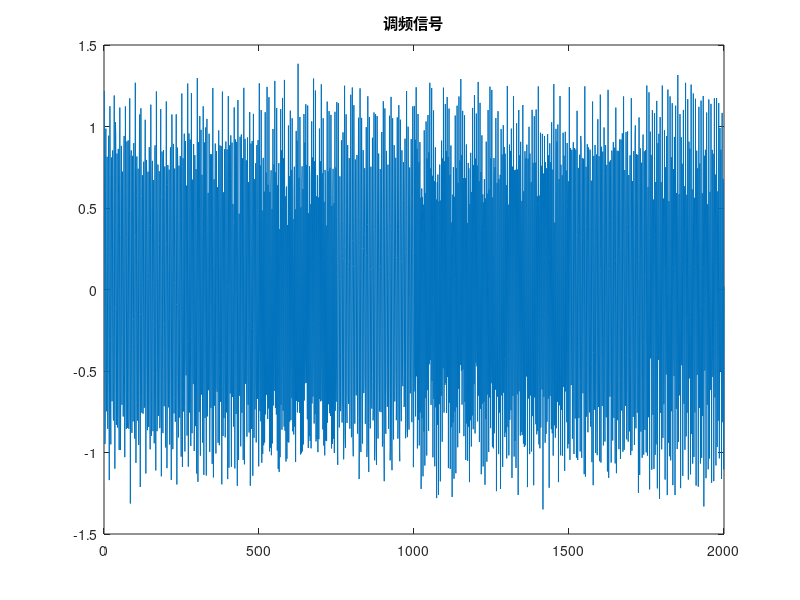
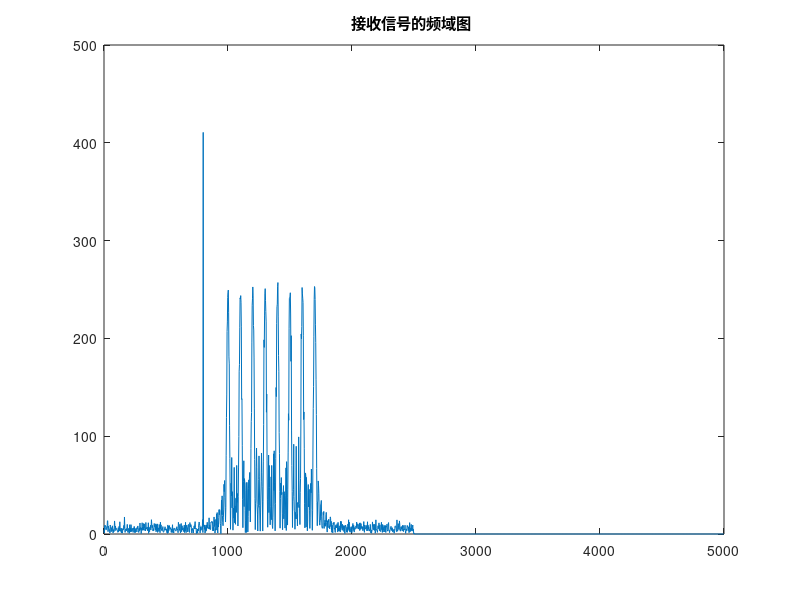

Write the MATLAB code that produced these figures, in order. (Note: this script raises an error after producing the figures.)
%大致为论文仿真模型。
%功能：对给定的跳频信号进行参数估计
%     2018年12月29日添加了去除噪声序列功能
%缺陷：当添加幅度较强的定频信号时，影响后面时频脊线的绘图，未对TFR做时频滤波处理。

%---------跳频信号（加入Alpha稳定分布噪声）的FLOSPWV
clear,clc,close all
%--------产生跳频信号
fs=5*10^3;   %采样频率4
fk = [1.1 1.3 1.6 1.0 1.7 1.5 1.2 1.4]*10^3;   %跳频图案集
th=50*10^(-3);   %跳频周期，每跳驻留时间

ze = zeros(1,0);   %0表示信号延迟为零
x = []; sig = ze;
t = 0:1/fs:th-1/fs;
for i = fk
    x = cos(2*pi*i*t);
    sig = [sig x];   %sig为输出跳频信号
end
N = length(sig);

%添加噪声和定频信号
sig=awgn(sig,20,'measured');%加高斯白噪声，信噪比为10dB
A1=0.2;A2=0.6;  %调制信号幅度
f1=0.8e3;f2=2.2e3;%调制信号频率
t1= [0:N-1]/fs;%采样时间
xt=A1*cos(2*pi*f1*t1);%调制信号+A2*cos(2*pi*f2*t1)
sig=sig+xt;                     %%混合AM信号和跳频信号



figure();
plot(sig);
title('调频信号');

figure();
x = sig';  
x = hilbert(x);  %       得到解析信号
N = 2^nextpow2(length(x)); 
f = 0 :fs/length(x): (fs - fs/length(x));  
figure(); 
plot(f,abs(fft(x))) %接收信号的频域图 
title('接收信号的频域图 ');

%% STFT 
H = window(@hamming,127);      %加窗（汉明窗，@hamming 127个点） 
[TFR1,T,F]=tfrstft(x,1:length(x),N,H);  %短时傅里叶变换函数tfrstft 
                                        %输入为：信号x 
                                        %        信号长度 
                                        %        所加窗函数 
                                        %输出为：短时傅里叶变换得到的时频矩阵 
                                        %        时频矩阵对应的时间序列 
                                        %        时频矩阵对应的频率序列 
                                       
figure(); 
mesh(abs(TFR1));   %画三维图  
title('STFT-时频分布图 汉明窗（127）'); 
xlabel('Time'),ylabel('Frequency'),zlabel('Amplitude'); 
 
figure(); 
contour(T,F(1:N/2),abs(TFR1(1:N/2,:)));  %画等高线 
title('STFT contour 汉明窗（127）'); 
xlabel('Time'),ylabel('Normalized frequency'); 


figure(); 
imagesc(T,F,abs(TFR1));   %imagesc(A) 将矩阵A中的元素数值按大小转化为不同颜色， 
                          %并在坐标轴对应位置处以这种颜色染色 
title('STFT imagesc 汉明窗（127）'); 

%% spwvd时频分布
% figure();
% signal=hilbert(sig);
% [tfr,t,f]=tfrspwv(signal');
% axis([0 N 0 0.5]) 
% imagesc(t,f,abs(tfr));
% title('SPWVD时频图');
% xlabel('时域采样点');
% ylabel('频域采样点');
S = TFR1;
[St,Ft]=max(S); %a row vector containing the maximum element from each column. S是行向量,对应每一列的max value，F是对应max index
St=abs(St);
Ft=abs(Ft);
figure();
plot(St);
title('跳频信号峰值包络y(n)');
xlabel('时间/us');
ylabel('峰值幅值');

figure(44)
plot(St);

figure();
F1=T*fs/length(T);
St = St - mean(St);
plot(F1,abs((fft(St))));
% axis([0,2e5,0,2.5e4]);
title('y(n)的FFT谱');
xlabel('频率/Hz');
ylabel('FFT幅度');

figure(55)
plot(St);%T*ts*1e6,


F=Ft/N*fs/1e6-fs/N*1e-6;
figure();
plot(abs(F));%T*ts*1e6,
title('时频脊线');
xlabel('时间/us');
ylabel('频率/MHz');


T_hop=diff(Ft);
figure();
T1=1:length(T_hop);
plot(abs(T_hop)); %T1*ts*1e6,
title('跳频时刻');
xlabel('时间/us');
ylabel('幅值');

%对时频脊线一阶差分
dn = abs(diff(Ft));
%找出去毛刺门限
d_sortn = sort(dn); %0 毛刺序列 脉冲序列 
d_divn = zeros(1,length(d_sortn));
% NaN  无穷大 接近1 >1的序列
for L=1:length(d_sortn)-1; 
    d_divn(L)=d_sortn(L+1)/d_sortn(L); 
end;

for i=1:length(d_divn); 
    if(d_divn(i)== Inf) 
        continue;    %第一个最大值为零值和毛刺的分界
    else if(d_divn(i)>5)
            break;   %毛刺和序列的分界
        end;
    end; 
end;

%序列dsortn中该位置对应的值即为所求的门限值
th4 = d_sortn(i)
d1n = zeros(1,length(dn));%根据门限th4去除了毛刺序列
for j=1:length(dn)
        if dn(j) > th4
           d1n(j) = dn(j);
       else
           d1n(j) = 0;
       end
end
figure();
plot(d1n); 
%% tftistft
% [X,T] = tfristft(TFR1,T,H);
% figure()
% plot(T,X);


% %% 功率谱
% b = sig;
% fs1 = fs;
% window=hamming(length(b)); %汉明窗
% figure();
% % Hs=spectrum.periodogram('Hamming');
% % psd(Hs,data,'fs',fs);%%功率谱
% % [Pxx,F] = psd(Hs,data,fs,'twosided');
% nfft=2048;
% [Pxx,f]=periodogram(b,window,nfft,fs1); %周期图法
% Pow= (fs1/length(Pxx)) * sum(Pxx);      %平均功率
% plot(f,10*log10(Pxx));
% title('整段信号的功率谱');
% xlabel('Frequency');
% ylabel('Power/frequency(dB/Hz)');
% 
% 
% %%每一段数据的功率谱
% figure();
% b1=b(1:1024,1);     %分四段
% b2=b(1025:2048,1);
% b3=b(2049:3072,1);
% b4=b(3073:4096,1);
% % window1=boxcar(length(b1)); %矩形窗
% window1=hamming(length(b1)); %汉明窗
% subplot(221);
% nfft1=2048;
% [Pxx1,f1]=periodogram(b1,window1,nfft1,fs1); %周期图法
% plot(f1,10*log10(Pxx1));
% Pow1= (fs1/length(Pxx1)) * sum(Pxx1);
% subplot(222);
% [Pxx2,f2]=periodogram(b2,window1,nfft1,fs1); %直接法
% plot(f2,10*log10(Pxx2));
% subplot(223);
% [Pxx3,f3]=periodogram(b3,window1,nfft1,fs1); %直接法
% plot(f3,10*log10(Pxx3));
% subplot(224);
% [Pxx4,f4]=periodogram(b4,window1,nfft1,fs1); %直接法
% plot(f4,10*log10(Pxx4));
% 
% 
% 
% figure();%整段数据的平均功率谱
% Pxx7=(Pxx1.*Pxx2.*Pxx3.*Pxx4);
% Pow7= (fs1/length(Pxx7)) * sum(Pxx7);
% plot(f4,(10/4)*log10(Pxx7));
% title('整段数据的平均功率谱');
% xlabel('Frequency');
% ylabel('Power/frequency(dB/Hz)');
% 
% figure();%对消后的功率谱
% % Pxx8=(Pxx1-Pxx7)+(Pxx2-Pxx7)+(Pxx3-Pxx7)+(Pxx4-Pxx7);
%  %Pxx8=[(Pxx1/Pxx7);(Pxx2/Pxx7);(Pxx3/Pxx7);(Pxx4/Pxx7)];
% Pxx8=10*log10(Pxx)-(10/4)*log10(Pxx7);
% %Pxx8=[10*log10(Pxx);0;0;0]-[10*log10(Pxx7);10*log10(Pxx7);10*log10(Pxx7);10*log10(Pxx7)];Pxx8=Pxx8(1:2049,1);
%  
% Pow8= (fs1/length(Pxx8)) * sum(Pxx8);
% 
% plot(f,Pxx8);
% title('对消后的功率谱');
% xlabel('Frequency');
% ylabel('Power/frequency(dB/Hz)');
% yita=Pow/Pow8;%功率对消比


